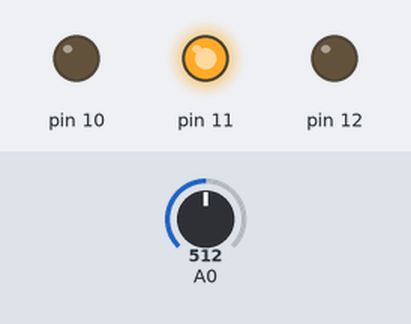
Bench run of a sketch on a simulated Arduino Uno, built with avr-gcc and run on an emulated ATmega328P. On the bench: output pins drawn as LEDs (lit = HIGH). The test bench sets the inputs (shaded band); at power-on: A0 = 512.

Above: at 1.2 s.
1.3 s: A0 set to 543
2.8 s: A0 set to 568
At 3.4 s:
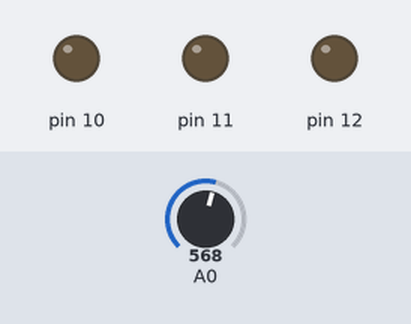
4.3 s: A0 set to 370
At 4.6 s:
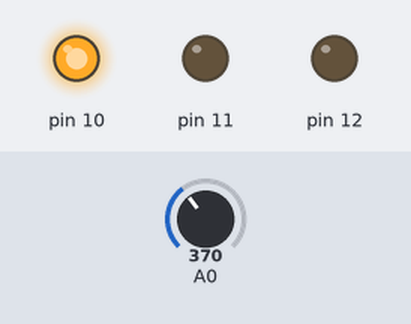
5.8 s: A0 set to 397
At 6.9 s:
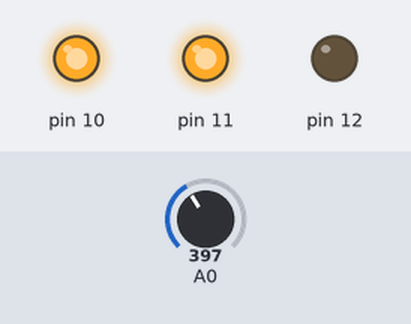
7.3 s: A0 set to 201
8.8 s: A0 set to 179
At 9.2 s:
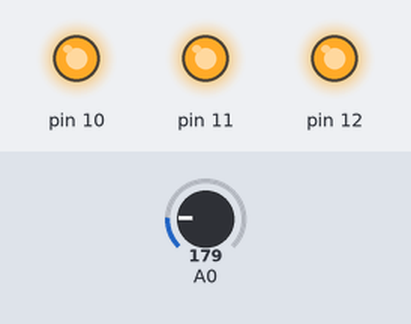
Timing chart, 0 to 11.3 s (numbered marks = the images above; inputs shaded):
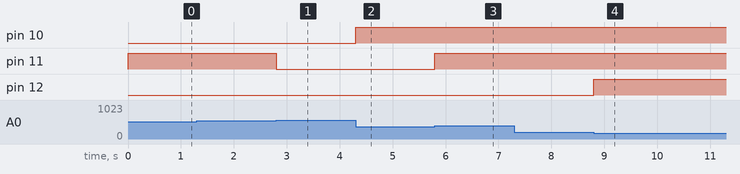

Measured:
- the behaviour switches between 554 and 555 on A0 (found by bisection; images 0 and 1)
- the behaviour switches between 379 and 380 on A0 (found by bisection; images 2 and 3)
- the behaviour switches between 195 and 194 on A0 (found by bisection; images 3 and 4)
- after the input at 1.3 s, every drawn part: stays the same
- after the input at 2.8 s, pin 11: HIGH → LOW at once
- after the input at 4.3 s, pin 10: LOW → HIGH at once
- after the input at 5.8 s, pin 11: LOW → HIGH at once
- after the input at 7.3 s, every drawn part: stays the same
- after the input at 8.8 s, pin 12: LOW → HIGH at once

The sketch:

LCD_SHIELD_KEYPAD.ino
```cpp
// define some values used by the panel and buttons
int lcd_key     = 0;
int adc_key_in  = 0;
#define btnRIGHT  0
#define btnUP     1
#define btnDOWN   2
#define btnLEFT   3
#define btnSELECT 4
#define btnNONE   5

// read the buttons
int read_LCD_buttons()
{
 adc_key_in = analogRead(0);      // read the value from the sensor
 // my buttons when read are centered at these valies: 0, 144, 329, 504, 741
 // we add approx 50 to those values and check to see if we are close
 if (adc_key_in > 1000) return btnNONE; // We make this the 1st option for speed reasons since it will be the most likely result
 if (adc_key_in < 50)   return btnRIGHT;
 if (adc_key_in < 195)  return btnUP;
 if (adc_key_in < 380)  return btnDOWN;
 if (adc_key_in < 555)  return btnLEFT;
 if (adc_key_in < 790)  return btnSELECT;


 return btnNONE;  // when all others fail, return this...
}

void setup()
{

 pinMode(12,OUTPUT);
 pinMode(10,OUTPUT);
 pinMode(11,OUTPUT);

}

void loop()
{
          // move to the begining of the second line
 lcd_key = read_LCD_buttons();  // read the buttons

 switch (lcd_key)               // depending on which button was pushed, we perform an action
 {
    case btnLEFT:
     {

     digitalWrite(11,HIGH );
     break;
     }
   case btnUP:
     {

      digitalWrite(12, HIGH);
     break;
     }
   case btnDOWN:
     {

     digitalWrite(10, HIGH);
     break;
     }
   case btnSELECT:
     {
     digitalWrite(11, LOW);
     digitalWrite(12, LOW);
     digitalWrite(10, LOW);

     break;
     }
     case btnNONE:
     {
  		digitalWrite(11, LOW);
     digitalWrite(12, LOW);
     digitalWrite(10, LOW);
     break;
     }
 }

}
```
